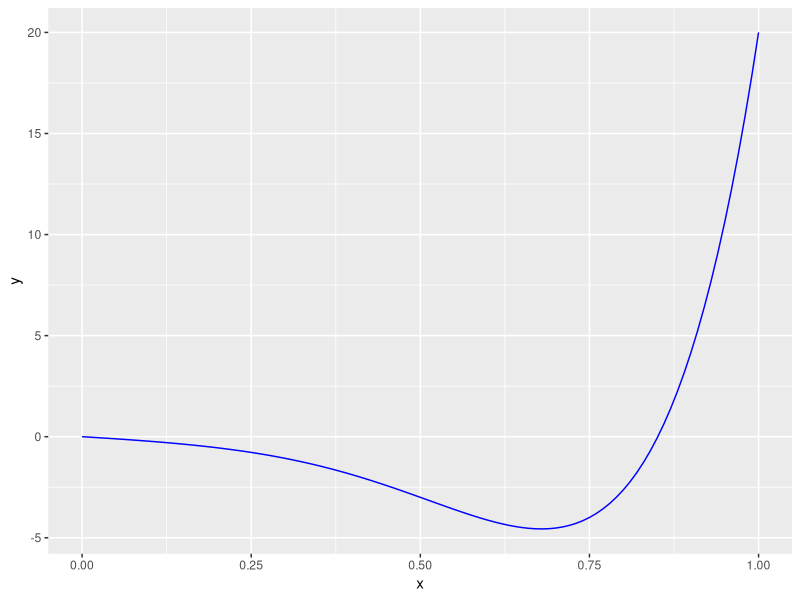

The R script that drew this image:
library(tidyverse)

wald <- c(400,320,32,20,4,2,2)

waldQ <- function(data){

  n <- length(data)
  pz <- polyroot(c(-data[n:3],data[1]-data[2]))
  id <- (abs(Im(pz))<0.005)
  q <- Re(pz[id])
  return(q)

}

waldD <- function(data){

  n <- length(data)
  q <- waldQ(data)
  p <- 1-q

  D <- rep(0,n-1)

  for (i in 2:(n-1)) {

    D[i] <- p*(data[1]-sum(data[2:i])-sum(D[2:i]))

  }

  return(D)

}

D <- waldD(wald)



polynome <- function(x,data){

  n <- length(data)
  coeff <- c(-data[n:3],data[1]-data[2])
  result <- 0
  for (i in 1:length(coeff)){

    result <- result + coeff[i]*x^i

  }

  return(result)

}


ggplot(data = data.frame(x = c(0,1)), aes(x))+
  stat_function(fun = polynome,
                args = list(data = wald),
                geom = "line",
                colour = "blue")



wald <- tibble(
  id = seq(0,5),
  Si = c(320,32,20,4,2,2),
  N = 400
)
wald <- wald %>%
  mutate(
    S = sum(Si),
    D = N - S
  )
